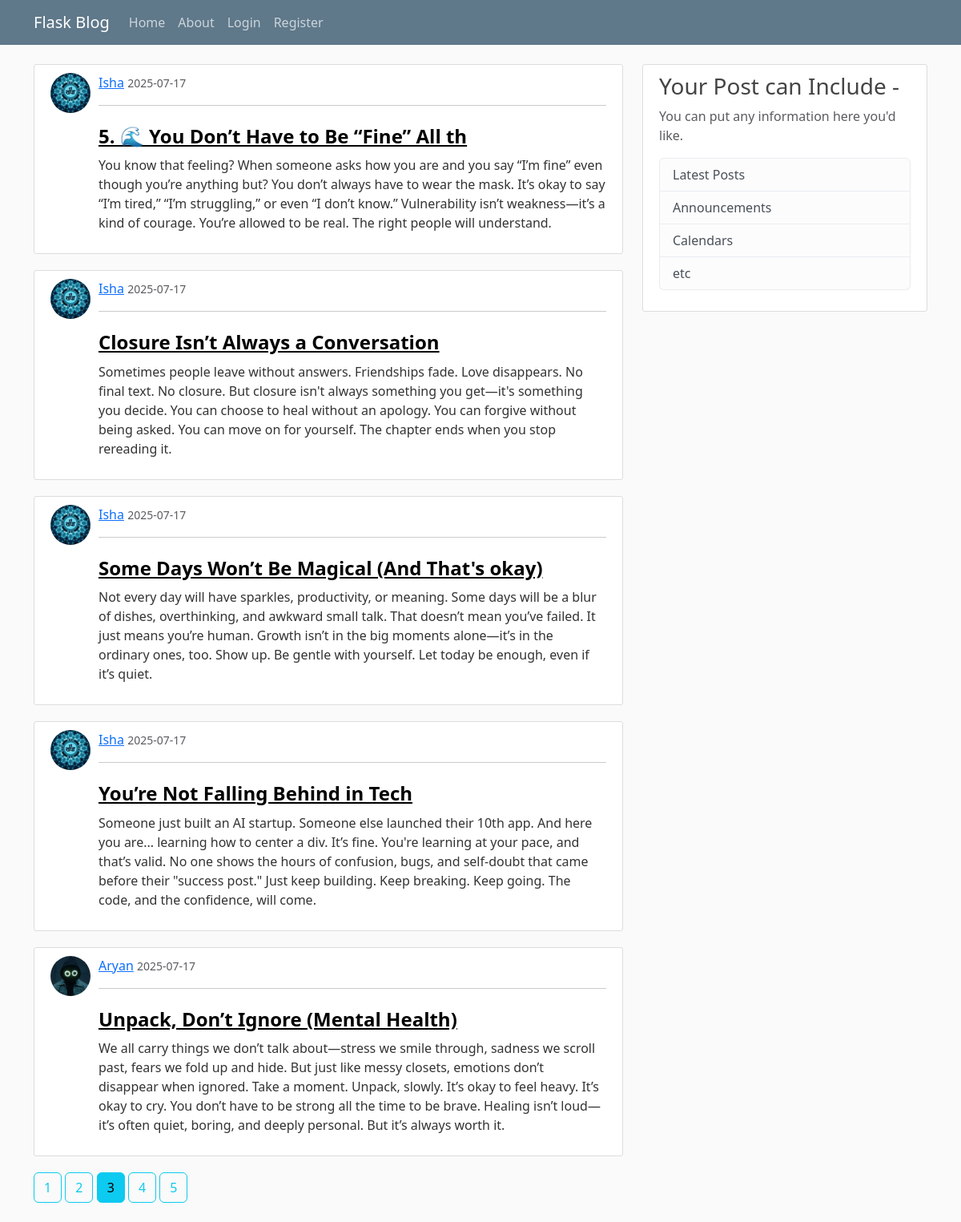
Screenshot of /home?page=3 with the database file from the repository.
### flaskblog/models.py (models this page shows, shortened)
class Post(db.Model):
    id = db.Column(db.Integer, primary_key = True)
    title = db.Column(db.String(50), nullable = False)
    date_posted = db.Column(db.DateTime, nullable=False, default=lambda: datetime.now(timezone.utc))
    content = db.Column(db.Text, nullable = False)
    user_id = db.Column(db.Integer, db.ForeignKey('user.id'), nullable = False   )

class User(db.Model, UserMixin):
    id = db.Column(db.Integer, primary_key = True)
    username = db.Column(db.String(20), unique=True, nullable = False)
    email = db.Column(db.String(50), unique=True, nullable = False)
    image_file = db.Column(db.String(20), nullable = False, default = 'default.jpg')
    password = db.Column(db.String(60), nullable = False)
    posts = db.relationship('Post', backref='author', lazy = True) #backref is like adding column to post model

### flaskblog/main/routes.py (the view)
@main.route('/')
@main.route('/home')
def home():
    page = request.args.get('page', 1, type = int) #  1 is the default.
    posts = Post.query.order_by(Post.date_posted.desc()).paginate(per_page = 5, page = page)
    return render_template("home.html", posts = posts, title = "home")

### flaskblog/templates/home.html
{% extends "layout.html" %}
    {% block content %}
  {% for post in posts.items %}
<article class="media content-section">
  <img class="rounded-circle article-img" src="{{ url_for('static', filename='profile_pics/' + post.author.image_file) }}">
  <div class="media-body">
    <div class="article-metadata">
      <div>
        <a class="mr-2" href="#">{{ post.author.username }}</a>
        <small class="text-muted">{{ post.date_posted.strftime('%Y-%m-%d') }}</small>
        <hr>
      </div>
    </div>
    <h2><a class="article-title" style="color: black;" href="{{ url_for('posts.post', post_id = post.id)}}">{{ post.title }}</a></h2>
    <p class="article-content">{{ post.content }}</p>
  </div>
</article>
{% endfor %}
  {% for page_num in posts.iter_pages(left_edge=1, right_edge=1, left_current=1, right_current =1) %}
    {% if page_num %}
      {% if posts.page == page_num %}
        <a class = 'btn btn-info mb-4' href="{{ url_for('main.home', page=page_num)}}"> {{ page_num }}</a>
      {% else %}
        <a class = 'btn btn-outline-info mb-4' href="{{ url_for('main.home', page=page_num)}}"> {{ page_num }}</a>
      {% endif %}
    {% else %}
      ...
    {% endif %}
  {% endfor %}
    {% endblock content %}

### flaskblog/static/main.css (style rules this page uses)
body { background: #fafafa; color: #333333; margin-top: 5rem; }
h1, h2, h3, h4, h5, h6 { color: #444444; }
.content-section { background: #ffffff; padding: 10px 20px; border: 1px solid #dddddd; border-radius: 3px; margin-bottom: 20px; }
.article-img { height: 50px; width: 50px; object-fit: cover; border-radius: 50%; margin-right: 10px; }
.media { display: flex; align-items: flex-start; }
.media-body { flex: 1; }
.article-metadata { margin-bottom: 10px; }
.article-title { font-size: 1.5rem; font-weight: bold; }
.article-content { font-size: 1rem; }

### rows the page displays
Post: image_file (picture), author.username "Isha", date_posted "2025-07-17", title "5. 🌊 You Don’t Have to Be “Fine” All th", content "You know that feeling? When someone asks how you are and you say “I’m fine” even though you’re anything but? You don’t always have to wear the mask. It’s okay to say “I’m tired,” “I’m struggling,” or even “I don’t know.” Vulnerability isn’t weakness—it’s a kind of courage. You’re allowed to be real. The right people will understand."
Post: image_file (picture), author.username "Isha", date_posted "2025-07-17", title "Closure Isn’t Always a Conversation", content "Sometimes people leave without answers. Friendships fade. Love disappears. No final text. No closure. But closure isn't always something you get—it's something you decide. You can choose to heal without an apology. You can forgive without being asked. You can move on for yourself. The chapter ends when you stop rereading it."
Post: image_file (picture), author.username "Isha", date_posted "2025-07-17", title "Some Days Won’t Be Magical (And That's okay)", content "Not every day will have sparkles, productivity, or meaning. Some days will be a blur of dishes, overthinking, and awkward small talk. That doesn’t mean you’ve failed. It just means you’re human. Growth isn’t in the big moments alone—it’s in the ordinary ones, too. Show up. Be gentle with yourself. Let today be enough, even if it’s quiet."
Post: image_file (picture), author.username "Isha", date_posted "2025-07-17", title "You’re Not Falling Behind in Tech", content "Someone just built an AI startup. Someone else launched their 10th app. And here you are... learning how to center a div. It’s fine. You're learning at your pace, and that’s valid. No one shows the hours of confusion, bugs, and self-doubt that came before their \"success post.\" Just keep building. Keep breaking. Keep going. The code, and the confidence, will come."
Post: image_file (placeholder picture), author.username "Aryan", date_posted "2025-07-17", title "Unpack, Don’t Ignore (Mental Health)", content "We all carry things we don’t talk about—stress we smile through, sadness we scroll past, fears we fold up and hide. But just like messy closets, emotions don’t disappear when ignored. Take a moment. Unpack, slowly. It’s okay to feel heavy. It’s okay to cry. You don’t have to be strong all the time to be brave. Healing isn’t loud—it’s often quiet, boring, and deeply personal. But it’s always worth it."

### other values shown
{{ page_num }} "1" "2" "4" "5"
{{ page_num }} "3"
